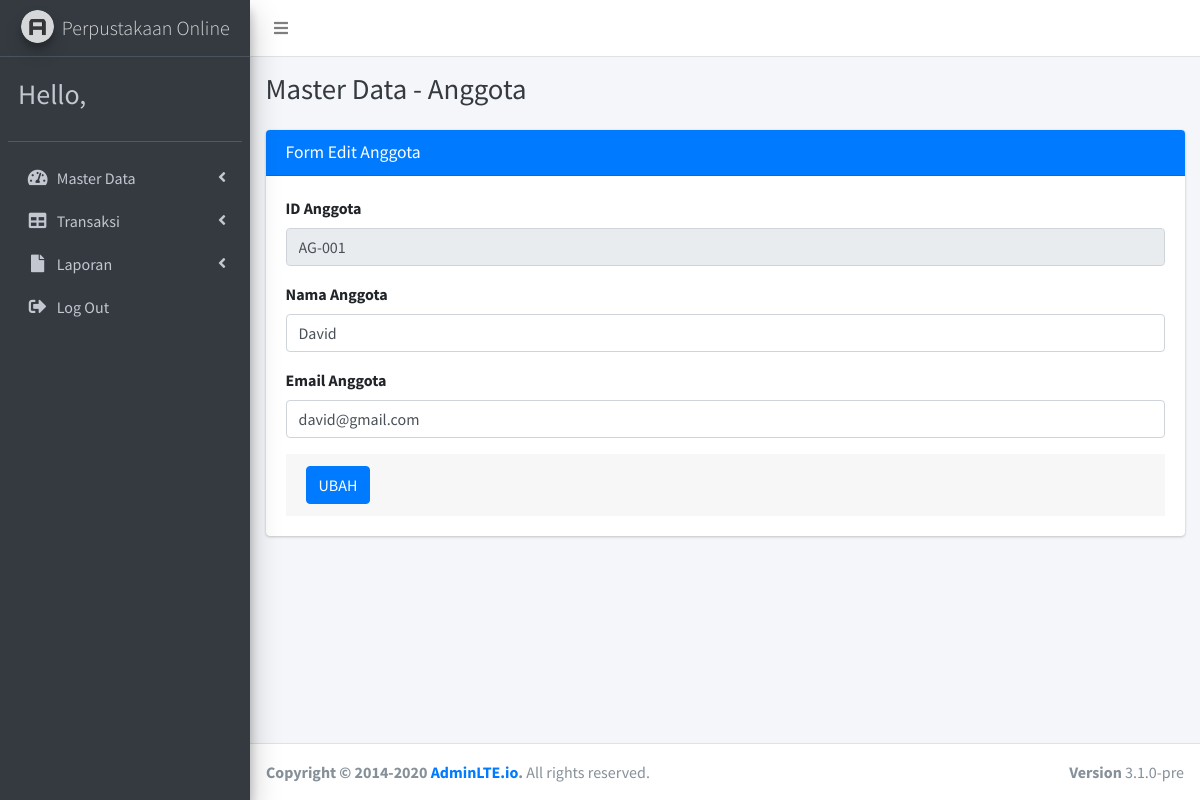
The page /edit-anggota.php?id=AG-001 on the database its author committed.
### tables this page shows
CREATE TABLE `anggota` (
  `id_anggota` varchar(10) NOT NULL,
  `nama_anggota` text NOT NULL,
  `email_anggota` text NOT NULL
);

### edit-anggota.php (the view, shortened to what this page needs)
<!DOCTYPE html>
<html lang="en">
<head>
  <link rel="stylesheet" href="plugins/fontawesome-free/css/all.min.css">
  <link rel="stylesheet" href="https://code.ionicframework.com/ionicons/2.0.1/css/ionicons.min.css">
  <link rel="stylesheet" href="plugins/tempusdominus-bootstrap-4/css/tempusdominus-bootstrap-4.min.css">
  <link rel="stylesheet" href="plugins/icheck-bootstrap/icheck-bootstrap.min.css">
  <link rel="stylesheet" href="plugins/jqvmap/jqvmap.min.css">
  <link rel="stylesheet" href="dist/css/adminlte.min.css">
  <link rel="stylesheet" href="plugins/overlayScrollbars/css/OverlayScrollbars.min.css">
  <link rel="stylesheet" href="plugins/daterangepicker/daterangepicker.css">
  <link rel="stylesheet" href="plugins/summernote/summernote-bs4.min.css">
</head>
<body class="hold-transition sidebar-mini layout-fixed">
	<?php include "header.php";?>
	  <?php include 'menu.php';?>
    </div>
  </aside>
	<div class="content-wrapper">
    <div class="content-header">
      <div class="container-fluid">
        <div class="row mb-2">
          <div class="col-sm-6">
            <h1 class="m-0 text-dark">Master Data - Anggota</h1>
          </div>
        </div>
      </div>
    </div>
    <section class="content">
      <div class="container-fluid">
          <div class="row">
          <div class="col-12">
            <div class="card card-primary">
              <div class="card-header">
                <h3 class="card-title">Form Edit Anggota</h3>
              </div>
			<?php
			$ambilid = $_GET['id'];
			$query = mysqli_query($koneksi, "SELECT * FROM anggota WHERE id_anggota = '$ambilid' ");
			$data = mysqli_fetch_array($query);
			?>
			<form method="POST" action="proses-edit-anggota.php">
                <div class="card-body">
                  <div class="form-group">
                    <label>ID Anggota</label>
                    <input type="text" class="form-control" name="id_anggota" placeholder="ID Anggota"
					value="<?php echo $data['id_anggota']; ?>" readonly>
                  </div>
                  <div class="form-group">
                    <label>Nama Anggota</label>
                    <input type="text" class="form-control" name="nama_anggota"  placeholder="Nama Anggota"
					value="<?php echo $data['nama_anggota'] ?>" >
                  </div>
				  <div class="form-group">
                    <label>Email Anggota</label>
                    <input type="text" class="form-control" name="email_anggota" placeholder="Email Anggota"
					value="<?php echo $data['email_anggota']; ?>" >
                  </div>
                <div class="card-footer">
                  <input type="submit" name="ubah" value="UBAH" class="btn btn-primary" >
                </div>
              </form>
            </div>
          </div>
        </div>
        </div>
      </div>
  </div>
  <footer class="main-footer">
    <strong>Copyright &copy; 2014-2020 <a href="https://adminlte.io">AdminLTE.io</a>.</strong>
    All rights reserved.
    <div class="float-right d-none d-sm-inline-block">
      <b>Version</b> 3.1.0-pre
    </div>
  </footer>
</body>
</html>

### rows shown on the page
anggota: id_anggota "AG-001", nama_anggota "David", email_anggota "david@gmail.com"
